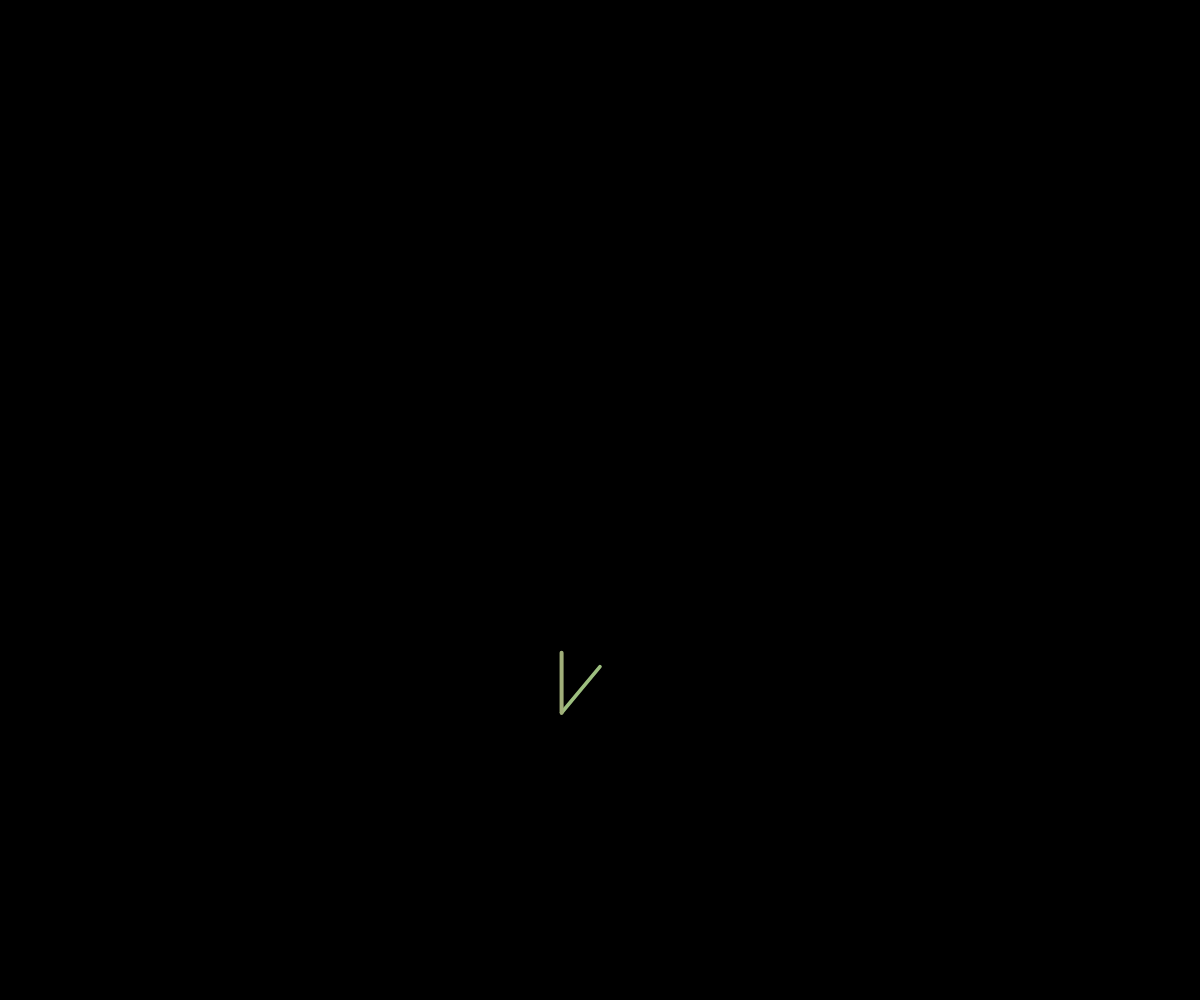
Frame 1 (no input)
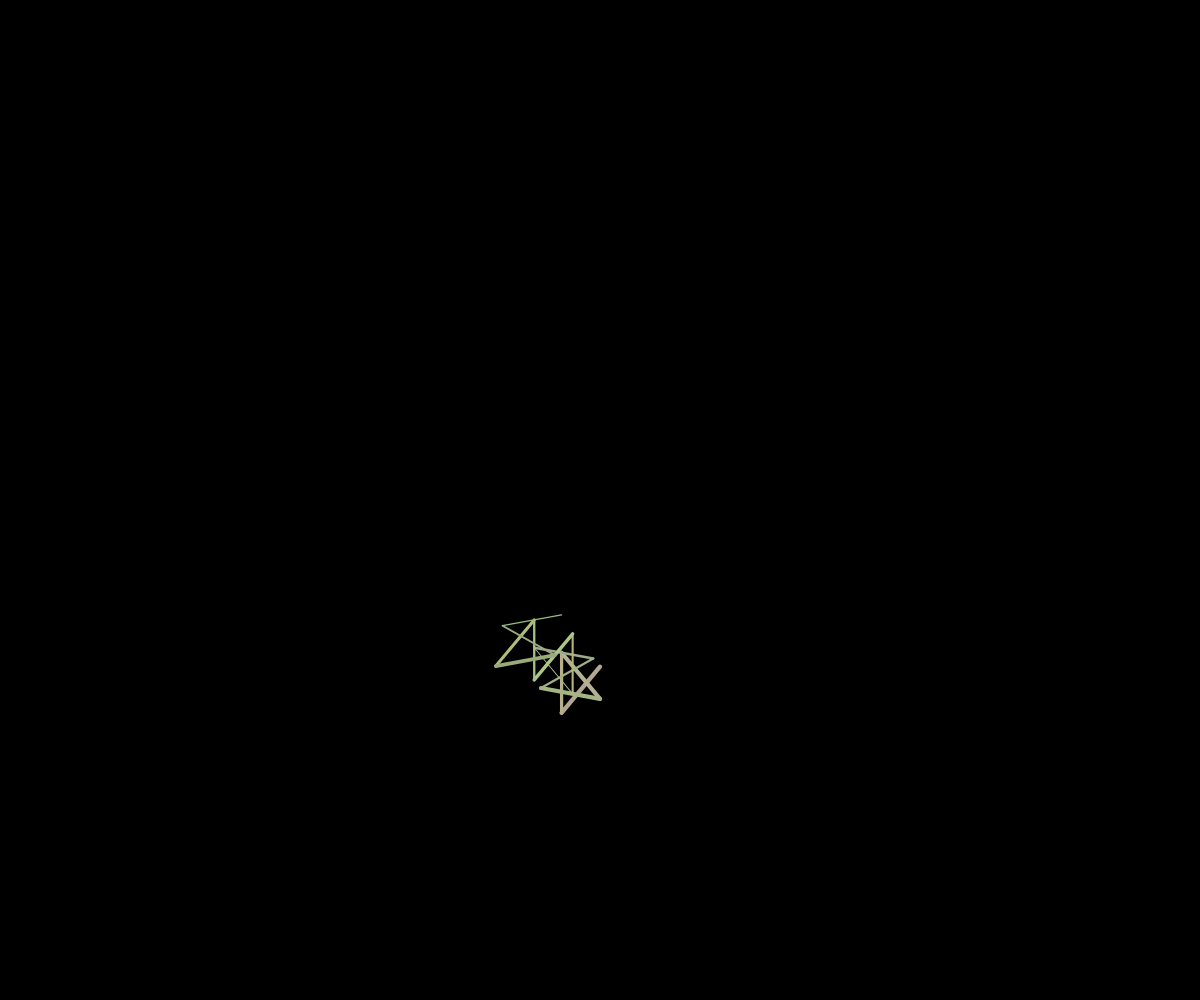
Frame 60 (no input)
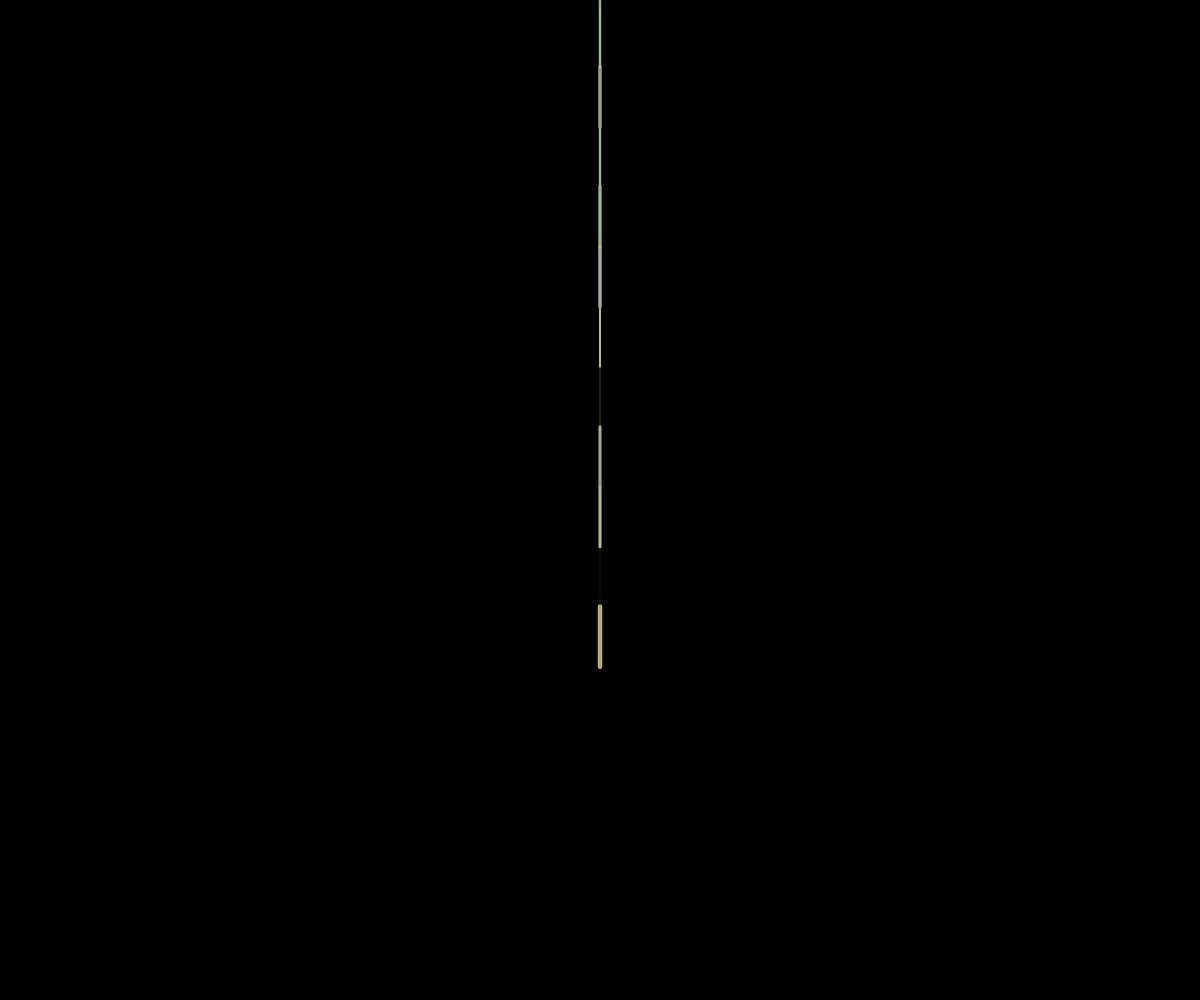
Frame 120 (the mouse pressed at the canvas centre since frame 60)

The p5.js sketch that drew these frames (run headless with seeded random() and noise() and a simulated clock; from frame 60 on, the mouse is pressed at the canvas centre):

// p5.js sketch
// ── sketch.js
let frames;
let i = 0;

function setup(){
	var cnv = createCanvas(windowWidth, windowHeight);
	cnv.style('display', 'block');
	angleMode(RADIANS);	
}

function windowResized(){
	createCanvas(windowWidth, windowHeight);
}


function draw(){
	i++;
	compute(i);
}

function Collatz(n){
    if (n%2 == 0){
      return n/2;
    }
    else{
      return (n*3+1)/2;
    }
}

function compute(i){
	background(0);
	let n = i;
	let length = createVector(10, 60);
	let angle = atan2(mouseY - height/2, mouseX - width/2);
	push();
	resetMatrix();
	translate(width/2, height/1.5);
	do{
		n = Collatz(n);
		if( n % 2 == 0){
			rotate(angle);
		}else{
			rotate(-angle);
		} 
		strokeWeight(random(0, 5));
		stroke(random(150, 185), random(165, 200), random(115, 150));
		line(0, 0, 0, - length.y);
		translate(0, - length.y);
	} while (n != 1);
}
